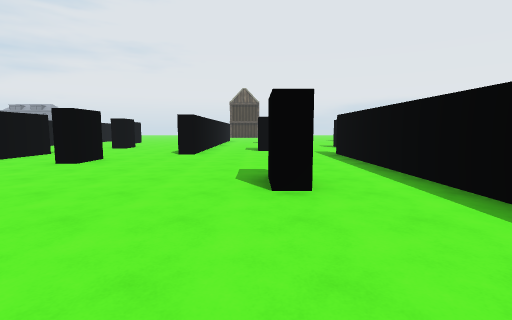
View 1 (above)

16 first-person views from a walk through a 3-D level made in the Unity game engine. The camera is 1.5 m above the floor, tilts 6° down and sees 85° across. The floor is counted in squares, 2 m on a side. Each view is taken from the middle of a square. On the plan, view 1 faces up. The plan holds only what a view shows up to about 10 squares ahead; the rest is blank. The place goes on beyond the plan. The player is left out.

View 2
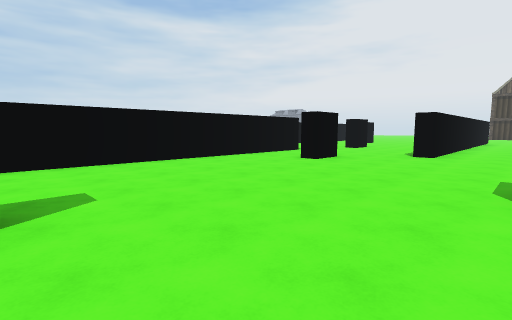

View 3
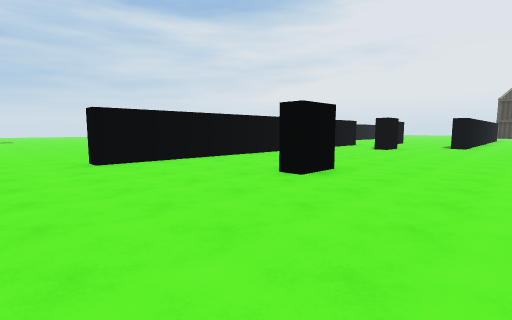

View 4
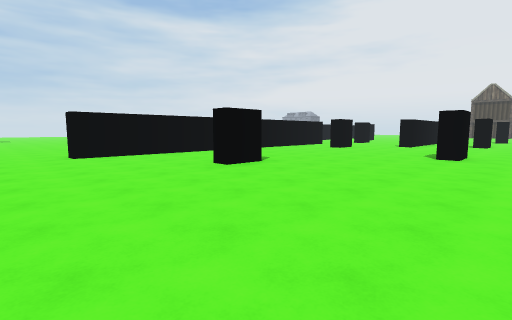

View 5
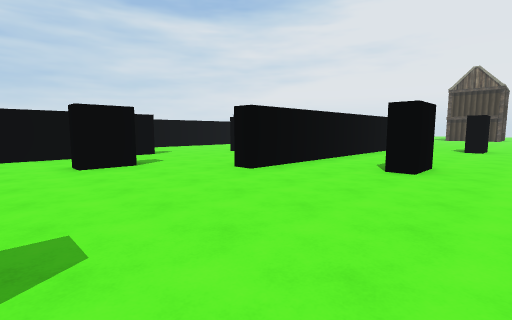

View 6
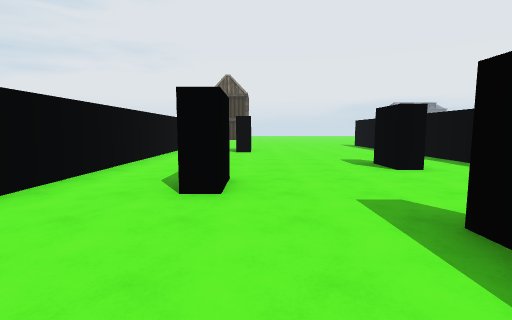

View 7
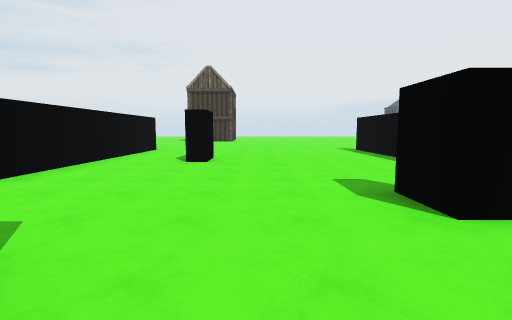

View 8
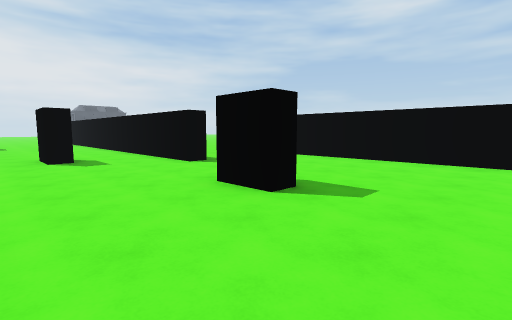

View 9
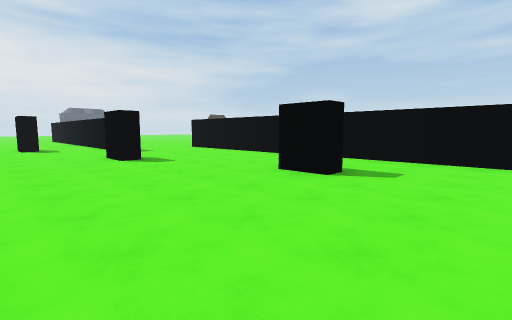

View 10
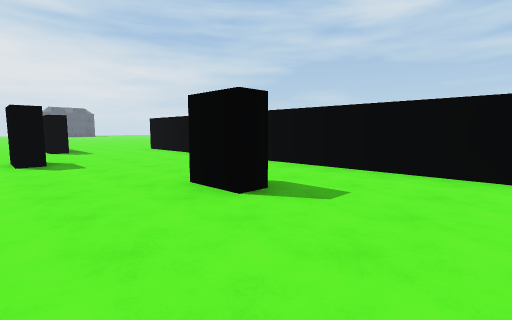

View 11
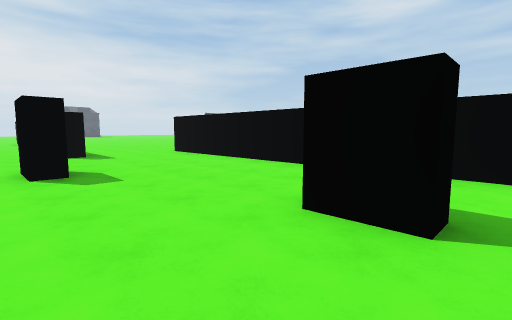

View 12
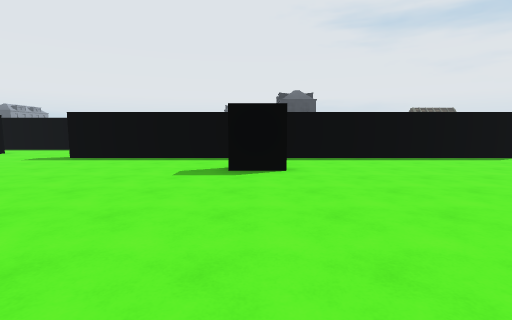

View 13
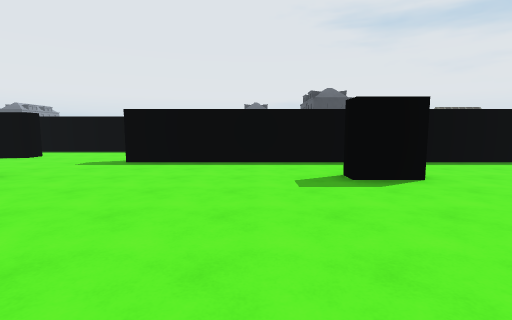

View 14
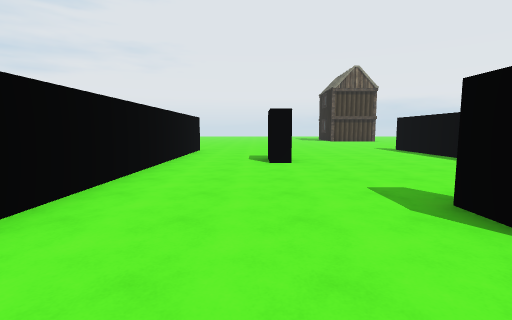

View 15
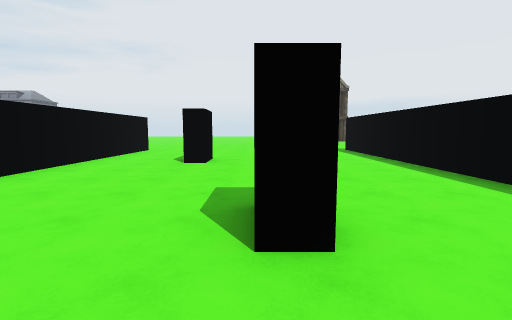

View 16
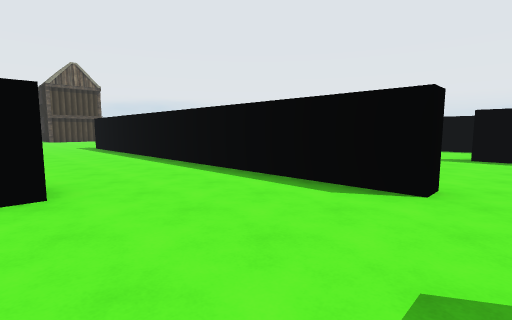

### Floor plan
Points are (right, up) in squares from view 1. A wall is a line through its corners. A room is listed if a view was taken in it or the views show most of it. See-through windows are left out.
Room 1 (views 1, 2, 3, 4, 5, 6, 7, 8, 9, 10, 11, 12, 13, 14, 15, 16)
walls: (-4.6, 7.4) (-4.1, 7.4) (-4.1, 6.3) (-4.6, 6.3); (-2.4, 12.4) (-2.4, 20.1); (-7.2, 9.1) (-6.7, 9.1) (-6.7, -3.2) (-7.2, -3.2); (0.6, 11.4) (0.6, 10.4); (-6.1, 12.8) (-5.5, 12.8) (-5.5, 11.6); (0.6, 4.6) (0.6, 3.4) (0.1, 3.4); (4.2, 12.3) (3.7, 12.3) (3.7, 13.5); (-2.8, 0) (-2.8, -1.1) (-3.4, -1.1); (6, 9.5) (6, 15.2); (-7.7, 16.8) (-7.7, 17.6); (-7.2, 17.6) (-7.2, 16.5) (-7.8, 16.5); (0.8, 17.9) (0.8, 16.7) (0.2, 16.7); (-1.9, 20.1) (-1.9, 8.8) (-2.5, 8.8); (6, 17.9) (6, 20.1); (-10.2, 20.1) (-10.2, 9); (2.6, -3) (2.6, 9.1)
ways out: opening at (-9, 8.7); opening at (-7, -4.5); opening at (4.5, 9)

Where each view was taken, in squares from view 1:
view 1: 0 up, 0 right, facing up
view 2: 0 up, 0 right, facing up-left
view 3: 5 down, 0 right, facing up-left
view 4: 5 down, 2 right, facing up-left
view 5: 5 up, 2 right, facing up-left
view 6: 7 up, 1 right, facing up
view 7: 10 up, 2 right, facing up
view 8: 15 up, 3 left, facing down-left
view 9: 20 up, 3 left, facing down-left
view 10: 20 up, 5 left, facing down-left
view 11: 18 up, 5 left, facing down-left
view 12: 4 up, 5 left, facing right
view 13: 6 up, 4 left, facing right
view 14: 10 up, 8 left, facing up
view 15: 10 up, 6 left, facing up
view 16: 8 up, 6 left, facing up-right
